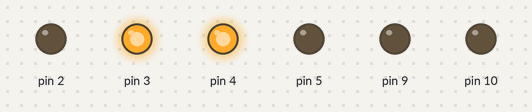
Bench run of a sketch on a simulated Arduino Uno, built with avr-gcc and run on an emulated ATmega328P. Shown: output pins drawn as LEDs (lit = HIGH).

Above: at 0.1 s.
Timing chart, 0 to 1.6 s (numbered marks = the images above):
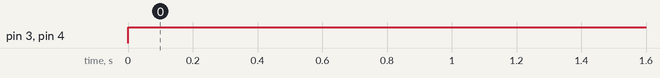

Measured:
- by itself, pin 3, pin 4: LOW → HIGH at 0.00 s

The sketch:

Wall_follower.ino
```cpp
char Bluetooth = 0;
int IR = 6;
int irVal = 0;

void setup() {
  // put your setup code here, to run once:
 Serial.begin(9600);
 pinMode(2, OUTPUT);
 pinMode(3, OUTPUT);
 pinMode(4, OUTPUT);
  pinMode(5, OUTPUT);
  pinMode(9, OUTPUT);
 pinMode(10, OUTPUT);
 pinMode(IR, INPUT);
}
void Forward() {
  digitalWrite(3, HIGH);
  digitalWrite(2, LOW);
  digitalWrite(4, HIGH);
  digitalWrite(5, LOW);
}

void Backward() {
  digitalWrite(2, LOW);
  digitalWrite(3, HIGH);
  digitalWrite(4, LOW);
  digitalWrite(5, HIGH);
}

void Left() {
  digitalWrite(2, HIGH);
  digitalWrite(3, LOW);
  digitalWrite(4, LOW);
  digitalWrite(5, HIGH);
}

void Right() {
  digitalWrite(3, HIGH);
  digitalWrite(2, LOW);
  digitalWrite(5, LOW);
  digitalWrite(4, HIGH);
}

void Stop() {
  digitalWrite(2, LOW);
  digitalWrite(3, LOW);
  digitalWrite(4, LOW);
  digitalWrite(5, LOW);
}

void loop() {
  Forward();
  // put your main code here, to run repeatedly:
  // irVal = digitalRead(IR);
  // analogWrite(9, 150);
  // analogWrite(10, 150);
  // if (irVal == 0) {
  //   if (Serial.available()) {
  //     Bluetooth = Serial.read();
  //     Serial.print("I recieved - ");
  //     Serial.print(Bluetooth);
  //     if (Bluetooth == 'F') {
  //       Forward();
  //     } else {
  //       Stop();
  //     }
  //   }
  // } else {
  //   digitalWrite(3, HIGH);
  //   digitalWrite(2, LOW);
  //   digitalWrite(4, LOW);
  //   digitalWrite(5, LOW);
  //   delay(150);
  //   digitalWrite(2, LOW);
  //   digitalWrite(3, LOW);
  //   digitalWrite(4, LOW);
  //   digitalWrite(5, HIGH);
  //   delay(150);
  // }
}
```
